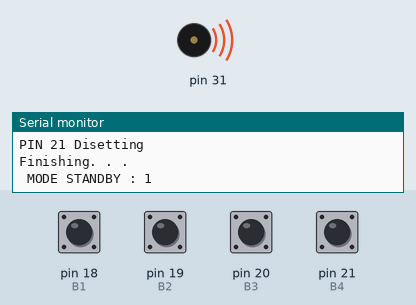
The sketch below on a simulated Arduino Mega 2560, built with avr-gcc and run on an emulated ATmega2560. Parts: buzzer (waves = sounding), the last lines printed to the serial monitor. The inputs (shaded band) are chosen by the test bench; at power-on: pin 18 (B1), pin 19 (B2), pin 20 (B3), pin 21 (B4) HIGH.

Above: at 5.74 s.
At 6.2 s:
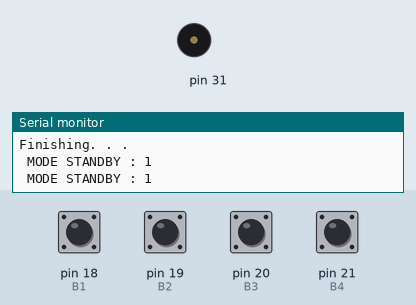
6.3 s: pin 18 (B1) pulled LOW for 0.95 s
At 9.7 s:
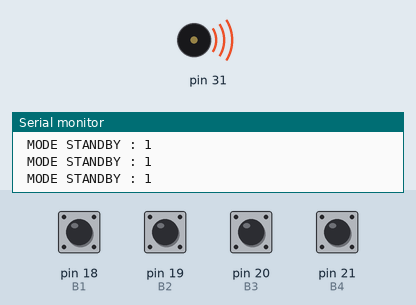
9.8 s: pin 18 (B1) pulled LOW for 0.95 s
Timing chart, 0 to 19.3 s (numbered marks = the images above; inputs shaded):
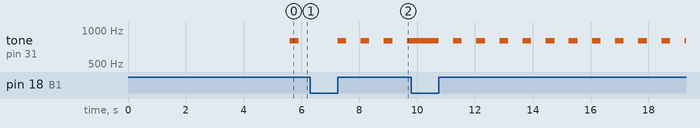

Measured:
- by itself, tone on pin 31: alternates 800 Hz for 0.30 s and silent for 0.50 s

The sketch:

RELAY4_Percobaan_button.ino
```cpp
#define R1 38
#define R2 39
#define R3 40
#define R4 41

int StatusR[4] = {0, 0, 0, 0};

#define B1 18
#define B2 19
#define B3 20
#define B4 21

int Urut = 38;

void setup() {
  Serial.begin(9600);

  pinMode(31, OUTPUT);

  while (Urut <= 41) {
    pinMode(Urut, OUTPUT);
    digitalWrite(Urut, HIGH);
    Serial.println("PIN " + String(Urut) + " Disetting");
    Urut++;
  } Urut = 18;

  while (Urut <= 21) {
    pinMode(Urut, INPUT_PULLUP);
    Serial.println("PIN " + String(Urut) + " Disetting");
    Urut++;
  } Urut = 0;

  attachInterrupt(digitalPinToInterrupt(B1), Pb_1, FALLING);
  attachInterrupt(digitalPinToInterrupt(B2), Pb_2, FALLING);
  attachInterrupt(digitalPinToInterrupt(B3), Pb_3, FALLING);
  attachInterrupt(digitalPinToInterrupt(B4), Pb_4, FALLING);

  Serial.println("Finishing. . .");
  delay(5000);
}

void loop() {

  Serial.println(" MODE STANDBY : " + String(digitalRead(B1)));

  delay(500);
  bunyi();

}

void Pb_1 () {
  while(digitalRead(B1) == LOW){};
    Serial.print(" STATUS R1 : ");

    if (StatusR[0] == LOW) {
      StatusR[0] = 1;
      digitalWrite(R1, LOW);
      Serial.println("  > ON <");
    } else {
      StatusR[0] = 0;
      digitalWrite(R1, HIGH);
      Serial.println("  > OFF <");
    }
}
void Pb_2 () {
  while(digitalRead(B2) == LOW){};
    Serial.print(" STATUS R2 : ");

    if (StatusR[1] == LOW) {
      StatusR[1] = 1;
      digitalWrite(R2, LOW);
      Serial.println("  > ON <");
    } else {
      StatusR[1] = 0;
      digitalWrite(R2, HIGH);
      Serial.println("  > OFF <");
    }
}
void Pb_3 () {
  while(digitalRead(B3) == LOW){};
    Serial.print(" STATUS R3 : ");

    if (StatusR[2] == LOW) {
      StatusR[2] = 1;
      digitalWrite(R3, LOW);
      Serial.println("  > ON <");
    } else {
      StatusR[2] = 0;
      digitalWrite(R3, HIGH);
      Serial.println("  > OFF <");
    }
}
void Pb_4 () {
  while(digitalRead(B4) == LOW){};
    Serial.print(" STATUS R4 : ");

    if (StatusR[3] == LOW) {
      StatusR[3] = 1;
      digitalWrite(R4, LOW);
      Serial.println("  > ON <");
    } else {
      StatusR[3] = 0;
      digitalWrite(R4, HIGH);
      Serial.println("  > OFF <");
    }
}

void bunyi() {
  tone(31, 800);
  delay(300);
  noTone(31);
}
```
